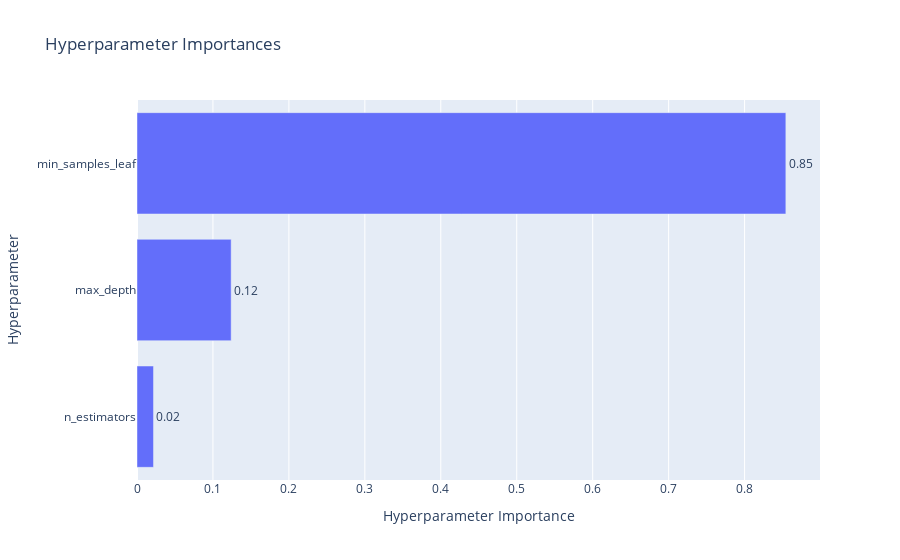

Here is the notebook cell this chart was saved with:
### Code cell
optuna.visualization.plot_param_importances(study_rf, target_name="f1_score")

### Figure 1 — Plotly figure (JSON) as saved in the notebook; plotly's stock layout.template omitted (floating-point values rounded to 4 significant figures)
{"data": [{"cliponaxis": false, "hovertemplate": ["n_estimators (IntDistribution): 0.021700242879202365<extra></extra>", "max_depth (IntDistribution): 0.12397146980062333<extra></extra>", "min_samples_leaf (IntDistribution): 0.8543282873201743<extra></extra>"], "name": "f1_score", "orientation": "h", "text": ["0.02", "0.12", "0.85"], "textposition": "outside", "type": "bar", "x": [0.0217, 0.124, 0.8543], "y": ["n_estimators", "max_depth", "min_samples_leaf"]}], "layout": {"title": {"text": "Hyperparameter Importances"}, "xaxis": {"title": {"text": "Hyperparameter Importance"}}, "yaxis": {"title": {"text": "Hyperparameter"}}}}
